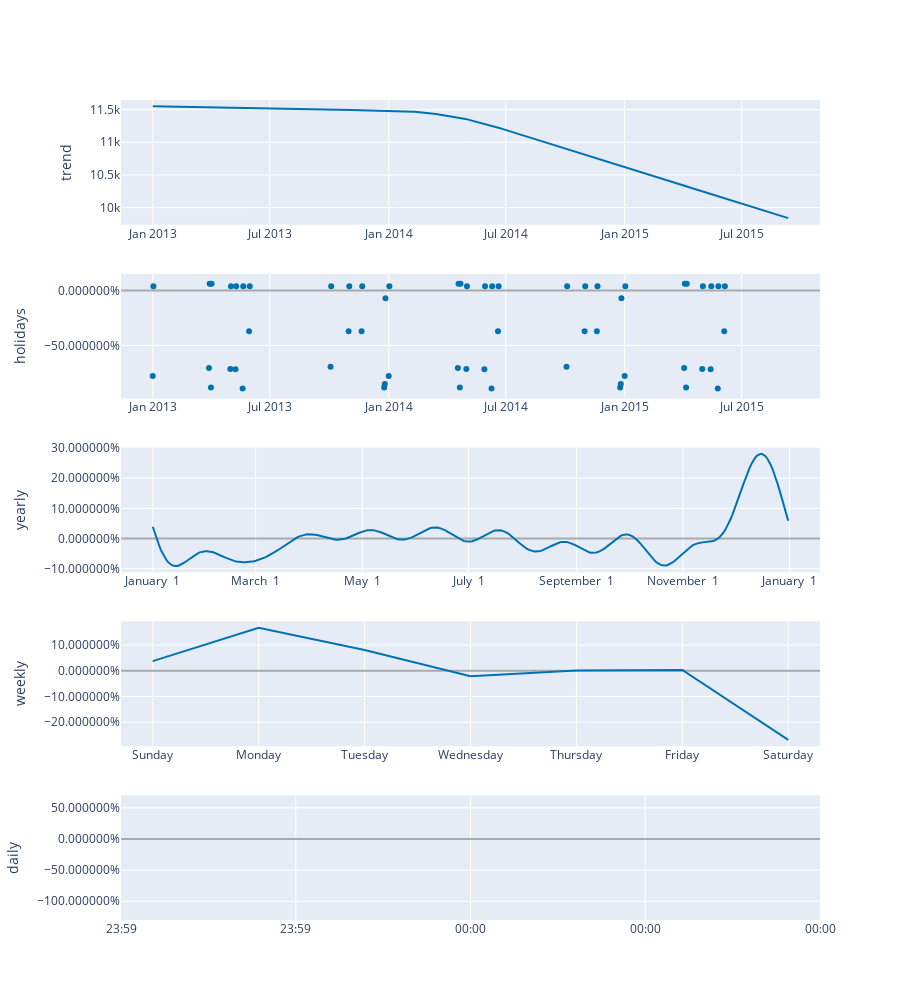

The notebook cell saved with this chart:
### Code cell
plot_components_plotly(m, forecast)

### Figure 1 — Plotly figure (JSON) as saved in the notebook; plotly's stock layout.template omitted (floating-point values rounded to 4 significant figures; data arrays with more than 128 entries replaced by an {"elided": "..."} marker saying what was removed)
{"data": [{"line": {"color": "#0072B2", "width": 2}, "mode": "lines", "name": "trend", "type": "scatter", "x": {"elided": "850 str values"}, "xaxis": "x", "y": {"elided": "850 float values"}, "yaxis": "y"}, {"line": {"color": "rgba(0, 114, 178, 0.2)", "width": 0}, "mode": "lines", "name": "trend_upper", "type": "scatter", "x": {"elided": "850 str values"}, "xaxis": "x", "y": {"elided": "850 float values"}, "yaxis": "y"}, {"fill": "tonexty", "fillcolor": "rgba(0, 114, 178, 0.2)", "line": {"color": "rgba(0, 114, 178, 0.2)", "width": 0}, "mode": "lines", "name": "trend_lower", "type": "scatter", "x": {"elided": "850 str values"}, "xaxis": "x", "y": {"elided": "850 float values"}, "yaxis": "y"}, {"line": {"color": "#0072B2", "width": 2}, "mode": "markers", "name": "holidays", "text": ["StateHoliday - 1", "StateHoliday - 1+1", "StateHoliday - 2", "StateHoliday - 2+1", "StateHoliday - 2", "StateHoliday - 2+1", "StateHoliday - 1", "StateHoliday - 1+1", "StateHoliday - 1", "StateHoliday - 1+1", "StateHoliday - 1", "StateHoliday - 1+1", "StateHoliday - 1", "StateHoliday - 1+1", "StateHoliday - 1", "StateHoliday - 1+1", "StateHoliday - 1", "StateHoliday - 1+1", "StateHoliday - 1", "StateHoliday - 1+1", "StateHoliday - 3", "StateHoliday - 3<br>StateHoliday - 3+1", "StateHoliday - 3+1", "StateHoliday - 1", "StateHoliday - 1+1", "StateHoliday - 2", "StateHoliday - 2+1", "StateHoliday - 2", "StateHoliday - 2+1", "StateHoliday - 1", "StateHoliday - 1+1", "StateHoliday - 1", "StateHoliday - 1+1", "StateHoliday - 1", "StateHoliday - 1+1", "StateHoliday - 1", "StateHoliday - 1+1", "StateHoliday - 1", "StateHoliday - 1+1", "StateHoliday - 1", "StateHoliday - 1+1", "StateHoliday - 1", "StateHoliday - 1+1", "StateHoliday - 3", "StateHoliday - 3<br>StateHoliday - 3+1", "StateHoliday - 3+1", "StateHoliday - 1", "StateHoliday - 1+1", "StateHoliday - 2", "StateHoliday - 2+1", "StateHoliday - 2", "StateHoliday - 2+1", "StateHoliday - 1", "StateHoliday - 1+1", "StateHoliday - 1", "StateHoliday - 1+1", "StateHoliday - 1", "StateHoliday - 1+1", "StateHoliday - 1", "StateHoliday - 1+1"], "type": "scatter", "x": ["2013-01-01T00:00:00", "2013-01-02T00:00:00", "2013-03-29T00:00:00", "2013-03-30T00:00:00", "2013-04-01T00:00:00", "2013-04-02T00:00:00", "2013-05-01T00:00:00", "2013-05-02T00:00:00", "2013-05-09T00:00:00", "2013-05-10T00:00:00", "2013-05-20T00:00:00", "2013-05-21T00:00:00", "2013-05-30T00:00:00", "2013-05-31T00:00:00", "2013-10-03T00:00:00", "2013-10-04T00:00:00", "2013-10-31T00:00:00", "2013-11-01T00:00:00", "2013-11-20T00:00:00", "2013-11-21T00:00:00", "2013-12-25T00:00:00", "2013-12-26T00:00:00", "2013-12-27T00:00:00", "2014-01-01T00:00:00", "2014-01-02T00:00:00", "2014-04-18T00:00:00", "2014-04-19T00:00:00", "2014-04-21T00:00:00", "2014-04-22T00:00:00", "2014-05-01T00:00:00", "2014-05-02T00:00:00", "2014-05-29T00:00:00", "2014-05-30T00:00:00", "2014-06-09T00:00:00", "2014-06-10T00:00:00", "2014-06-19T00:00:00", "2014-06-20T00:00:00", "2014-10-03T00:00:00", "2014-10-04T00:00:00", "2014-10-31T00:00:00", "2014-11-01T00:00:00", "2014-11-19T00:00:00", "2014-11-20T00:00:00", "2014-12-25T00:00:00", "2014-12-26T00:00:00", "2014-12-27T00:00:00", "2015-01-01T00:00:00", "2015-01-02T00:00:00", "2015-04-03T00:00:00", "2015-04-04T00:00:00", "2015-04-06T00:00:00", "2015-04-07T00:00:00", "2015-05-01T00:00:00", "2015-05-02T00:00:00", "2015-05-14T00:00:00", "2015-05-15T00:00:00", "2015-05-25T00:00:00", "2015-05-26T00:00:00", "2015-06-04T00:00:00", "2015-06-05T00:00:00"], "xaxis": "x2", "y": [-0.7758, 0.0387, -0.704, 0.06002, -0.8811, 0.06002, -0.7126, 0.0387, -0.7153, 0.0387, -0.8904, 0.0387, -0.3702, 0.0387, -0.6936, 0.0387, -0.3702, 0.0387, -0.3702, 0.0387, -0.8802, -0.8507, -0.07036, -0.7758, 0.0387, -0.704, 0.06002, -0.8811, 0.06002, -0.7126, 0.0387, -0.7153, 0.0387, -0.8904, 0.0387, -0.3702, 0.0387, -0.6936, 0.0387, -0.3702, 0.0387, -0.3702, 0.0387, -0.8802, -0.8507, -0.07036, -0.7758, 0.0387, -0.704, 0.06002, -0.8811, 0.06002, -0.7126, 0.0387, -0.7153, 0.0387, -0.8904, 0.0387, -0.3702, 0.0387], "yaxis": "y2"}, {"line": {"color": "#0072B2", "width": 2}, "mode": "lines", "name": "yearly", "type": "scatter", "x": {"elided": "365 str values"}, "xaxis": "x3", "y": {"elided": "365 float values"}, "yaxis": "y3"}, {"line": {"color": "#0072B2", "width": 2}, "mode": "lines", "name": "weekly", "type": "scatter", "x": ["2017-01-01T00:00:00", "2017-01-02T00:00:00", "2017-01-03T00:00:00", "2017-01-04T00:00:00", "2017-01-05T00:00:00", "2017-01-06T00:00:00", "2017-01-07T00:00:00"], "xaxis": "x4", "y": [0.03757, 0.1677, 0.08072, -0.02091, 0.0008988, 0.003432, -0.2694], "yaxis": "y4"}, {"line": {"color": "#0072B2", "width": 2}, "mode": "lines", "name": "daily", "type": "scatter", "x": ["2017-01-01T00:00:00"], "xaxis": "x5", "y": [-0.3005], "yaxis": "y5"}], "layout": {"height": 1000, "showlegend": false, "width": 900, "xaxis": {"anchor": "y", "domain": [0, 1], "range": ["2012-11-12T20:24:00", "2015-10-30T03:36:00"], "type": "date"}, "xaxis2": {"anchor": "y2", "domain": [0, 1], "range": ["2012-11-12T20:24:00", "2015-10-30T03:36:00"], "type": "date"}, "xaxis3": {"anchor": "y3", "domain": [0, 1], "range": ["2016-12-13T18:54:02.958904115", "2018-01-18T11:04:57.863013581"], "tickformat": "%B %e", "type": "date"}, "xaxis4": {"anchor": "y4", "domain": [0, 1], "range": ["2016-12-31T16:48:00", "2017-01-07T07:12:00"], "tickformat": "%A", "type": "date"}, "xaxis5": {"anchor": "y5", "domain": [0, 1], "range": ["2017-01-01T00:00:00", "2017-01-01T00:00:00"], "tickformat": "%H:%M", "type": "date"}, "yaxis": {"anchor": "x", "autorange": true, "domain": [0.848, 1], "range": [9739.0, 11650.0], "rangemode": "normal", "title": {"text": "trend"}, "type": "linear", "zerolinecolor": "#AAA"}, "yaxis2": {"anchor": "x2", "autorange": true, "domain": [0.636, 0.788], "hoverformat": ".2%", "range": [-0.981, 0.1506], "rangemode": "tozero", "tickformat": "%", "title": {"text": "holidays"}, "type": "linear", "zerolinecolor": "#AAA"}, "yaxis3": {"anchor": "x3", "autorange": true, "domain": [0.424, 0.576], "hoverformat": ".2%", "range": [-0.112, 0.3009], "tickformat": "%", "title": {"text": "yearly"}, "type": "linear", "zerolinecolor": "#AAA"}, "yaxis4": {"anchor": "x4", "autorange": true, "domain": [0.212, 0.364], "hoverformat": ".2%", "range": [-0.2936, 0.1919], "tickformat": "%", "title": {"text": "weekly"}, "type": "linear", "zerolinecolor": "#AAA"}, "yaxis5": {"anchor": "x5", "autorange": true, "domain": [0, 0.152], "hoverformat": ".2%", "range": [-1.301, 0.6995], "tickformat": "%", "title": {"text": "daily"}, "type": "linear", "zerolinecolor": "#AAA"}}}
